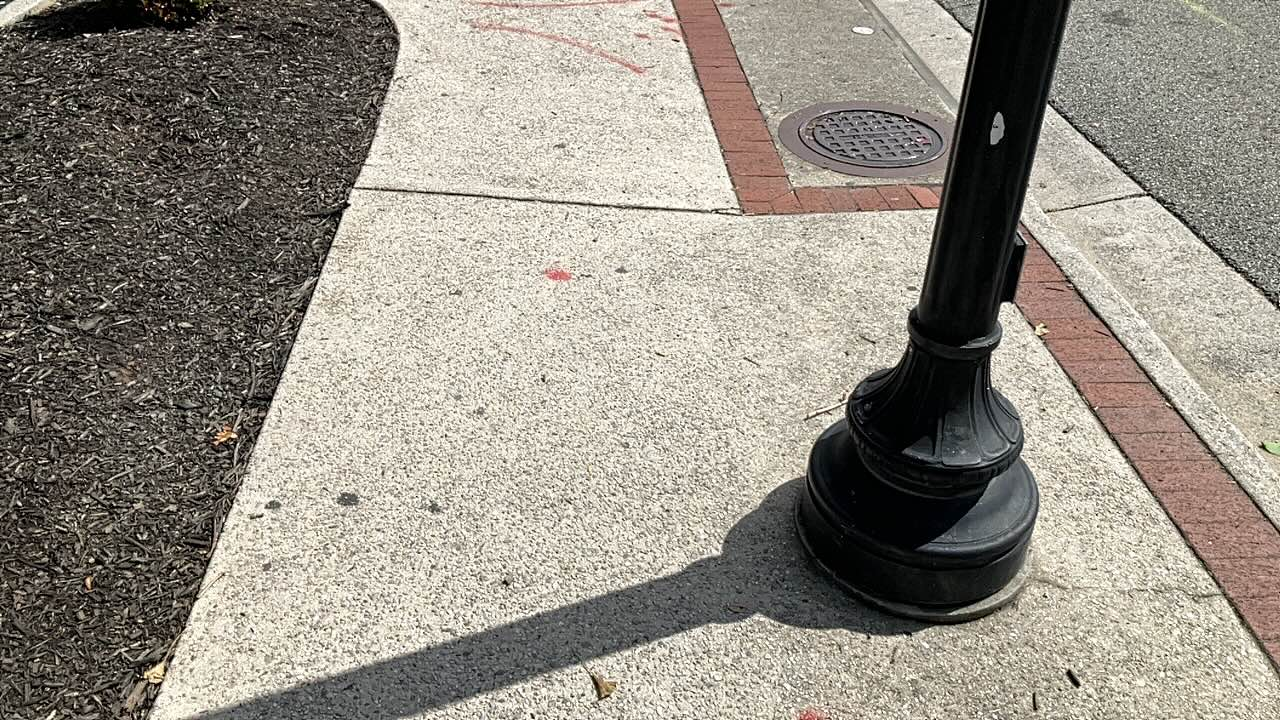
#> input picture Final Submission Folder/Pinhole_Object_Detection_Pipeline/INPUT/1758997651495.jpg, 1280 x 720 px
$ python object_detect_orthophoto.py
#> lines starting #> are read from the running program, lines starting #| are printed output that depends on the picture
#!/usr/bin/env python3

import os
import math
import numpy as np
import cv2
import piexif # for parsing EXIF metadata
import subprocess
import sys
import pandas as pd  # For reading the detection results CSV

# Function to call the external object detection script
def run_detection(image_path, labels_file, output_path, output_csv):
    command = [
        "python", "open_vocab_detect_v2.py",
        "--image", image_path,
        "--labels", labels_file,
        "--out", output_path,
        "--csv", output_csv,
        "--score", "0.3",  # Optional threshold
        "--nms", "0.5",  # Optional NMS threshold
    ]

    try:
        print(f"Running detection on {image_path}...")
        subprocess.run(command, check=True)  # Run the detection script
        print(f"Detection complete. Output saved to {output_path} and detections saved to {output_csv}")
    except subprocess.CalledProcessError as e:
        print(f"Error running detection on {image_path}: {e}", file=sys.stderr)

# Read labels from labels.txt
def read_labels(labels_file):
    with open(labels_file, 'r') as f:
        labels = [line.strip() for line in f.readlines()]
    return labels

# Function to read detections from CSV
def read_detections_from_csv(csv_file):
    detections = pd.read_csv(csv_file)
    boxes = detections[['x1', 'y1', 'x2', 'y2']].values  # Extract bounding box coordinates
    labels = detections['label'].values  # Extract label for each object
    scores = detections['score'].values  # Extract detection score
    return boxes, labels, scores

#Tiernans Camera Parameters
def set_camera_parameters():
    # camera extrinsics
    cam_height = 5 * 0.3048 # camera height in meters (5 feet)

    # pitch is rotation about the x axis that maps world->camera.
    pitch_deg = math.radians(-50.0)  # -70 => 70 up from horizontal = 20 downfrom vertical

    t = np.array([0.0, 0.0, float(cam_height)], dtype=float).T # camera center in world coords
    R = np.array([[1, 0, 0],
                [0, math.cos(pitch_deg), -math.sin(pitch_deg)],
                [0, math.sin(pitch_deg), math.cos(pitch_deg)]], dtype=float) # rotation about x axis

    '''
    Use -70 because R is from world to camera coords, so negative pitch tilts camera 'up' relative to ground plane
    '''

    T = -R @ t # translation vector from world to camera coords

    # camera intrinsics

    '''
    K = [[1030.21,    0.0, 640.0],
        [   0.0, 1030.21, 360.0],
        [   0.0,    0.0,   1.0]]
    '''

    focal_length = 1030.21 # focal length in pixels
    sensor_width = 3.99 # sensor width in mm

    cx = 1280 / 2.0
    cy = 720 / 2.0
    K = np.array([[focal_length, 0, cx],
                [0, focal_length, cy],
                [0,   0,  1]], dtype=float)
    Kinv = np.linalg.inv(K)
    return K, Kinv, R, t

#Ryans camera parameters adjusted to match converted image dimensions.
# def set_camera_parameters():
#     # camera extrinsics
#     cam_height = 57.5 * 0.0254 # camera height in meters (57.5 inches)
#     cam_height = 5 * 0.3048 # camera height in meters (5 feet)

#     # pitch is rotation about the x axis that maps world->camera.
#     pitch_deg = math.radians(-71.75)  # -70 => 70 up from horizontal = 20 downfrom vertical

#     t = np.array([0.0, 0.0, float(cam_height)], dtype=float).T # camera center in world coords
#     R = np.array([[1, 0, 0],
#                 [0, math.cos(pitch_deg), -math.sin(pitch_deg)],
#                 [0, math.sin(pitch_deg), math.cos(pitch_deg)]], dtype=float) # rotation about x axis

#     '''
#     Use -70 because R is from world to camera coords, so negative pitch tilts camera 'up' relative to ground plane
#     '''

#     T = -R @ t # translation vector from world to camera coords

#     # camera intrinsics

#     '''
#     K = [[1030.21,    0.0, 640.0],
#         [   0.0, 1030.21, 360.0],
#         [   0.0,    0.0,   1.0]]
#     '''

#     focal_length = 3112.5 # focal length in pixels
#     sensor_width = 3.99 # sensor width in mm

#     cx = 4032 / 2.0
#     cy = 3024 / 2.0
#     K = np.array([[focal_length, 0, cx],
#                 [0, focal_length, cy],
#                 [0,   0,  1]], dtype=float)
#     Kinv = np.linalg.inv(K)
#     return K, Kinv, R, t

def back_project(img, Kinv, R, t):
    # BACKPROJECTION map to ground plane

    h_img, w_img, _ = img.shape


    # Get a sample of all pixel coordinates
    num_px = int(h_img)*int(w_img)

    max_points = 100000
    max_step = num_px / float(max_points)
    max_step = math.sqrt(max_step) # account for 2D grid - 2 dimensions
    step = max(1, int(math.ceil(max_step))) # use ceiling and int to get integer step

    x_coords = np.arange(0, w_img, step, dtype=np.float64) # sampled column indices of original image
    y_coords = np.arange(0, h_img, step, dtype=np.float64) # sampled row indices of original image
    xs, ys = np.meshgrid(x_coords, y_coords, indexing='xy') # grid of sampled pixel coordinates

    # use ravel to ensure 1D arrays
    xs = xs.ravel()
    ys = ys.ravel()

    ones = np.ones_like(xs)
    pix_H = np.stack([xs, ys, ones], axis=0) # homogeneous pixel coords for mapping

    d_c = Kinv @ pix_H # direction in camera coords
    d_w = R.T @ d_c # direction in world coords

    # get scale s for interesection with ground plane
    d_wz = d_w[2, :] # z component of direction in world coords

    # ensure dz is not a zero vector
    d_wz_nonzero = np.where(d_wz == 0, 1e-10, d_wz)

    s = -t[2] / d_wz_nonzero # scale necessary to intersect ground plane (z=0)

    # only keep points where s > 0 (in front of camera)
    s = np.where(s > 0, s, 0)

    # ground points in world coords X_w(s) = C + s * d_w
    X = t[0] + s * d_w[0, :]
    Y = t[1] + s * d_w[1, :]
    Z = t[2] + s * d_w[2, :] # should be all zeros in ground plane

    pts_ground = np.stack([X, Y, Z], axis=1) # Nx3 array of ground points
    return X, Y, Z, xs, ys

def pixel_to_world_ground(x_pix, y_pix, K, Kinv, R, t, debug=False):
    """Convert a pixel coordinate to world ground plane (Z=0) coordinates."""
    pix_H = np.array([x_pix, y_pix, 1.0])
    d_c = Kinv @ pix_H
    d_w = R.T @ d_c


    # Intersection with ground plane
    if abs(d_w[2]) < 1e-10:
        print(f"      FAIL: d_w[2] too close to zero (ray parallel to ground)")
        return None, None

    s = t[2] / d_w[2]

    if s <= 0:
        print(f"      FAIL: s={s:.3f} <= 0 (ray pointing behind camera)")
        print(f"      This shouldn't happen since d_w[2] > 0 and t[2] > 0")
        print(f"      CHECK: Is t[2] actually the camera height?")
        return None, None

    X_world = t[0] + s * d_w[0]
    Y_world = t[1] + s * d_w[1]

    return X_world, Y_world

def world_to_ortho_pixel(X_world, Y_world, xmin, ymin, ortho_scale, ymax=None):
    """Convert world ground coordinates to orthophoto pixel coordinates."""
    ortho_x = (X_world - xmin) / ortho_scale

    # If ymax is provided, flip Y axis so larger Y_world appears at top of image
    if ymax is not None:
        ortho_y = (ymax - Y_world) / ortho_scale
    else:
        ortho_y = (Y_world - ymin) / ortho_scale

    return ortho_x, ortho_y

def create_orthophoto_with_detections(img, K, Kinv, R, t, boxes, labels, scores, output_image, X, Y, Z, xs, ys):
    # Create ORTHOPHOTO image via homography
    h_img, w_img, _ = img.shape
    img_rgb = cv2.cvtColor(img, cv2.COLOR_BGR2RGB) # convert to RGB
    # H = K [R | T] t
    print("Creating homography")
    # construct homography from ground plane (Z=0): H = K [r1 r2 t]
    H = K @ np.hstack([R[:, 0].reshape(3, 1), R[:, 1].reshape(3, 1), t.reshape(3,1)])  # 3x3, columns are 1 and 2 of R, and t


    # create output orthophoto image grid
    ortho_scale = 0.005 # 5 millimeters per pixel
    ortho_width = int(w_img)
    ortho_height = int(h_img)
    ortho_img = np.zeros((ortho_height, ortho_width, 3), dtype=np.uint8)


    # the orthophoto grid MUST cover an area big enough to include the ground points
    # compute ground-plane size by backprojecting the image corners to the ground
    corners_pix = np.array([[0.0, 0.0, 1.0],
                            [w_img - 1.0, 0.0, 1.0],
                            [w_img - 1.0, h_img - 1.0, 1.0],
                            [0.0, h_img - 1.0, 1.0]]).T  # 3x4

    d_c_corners = Kinv @ corners_pix                    # camera directions
    d_w_corners = R.T @ d_c_corners                      # world directions
    d_wz_c = d_w_corners[2, :]
    d_wz_c_safe = np.where(np.abs(d_wz_c) < 1e-9, 1e-9, d_wz_c) # avoid div by zero
    s_c = -t[2] / d_wz_c_safe
    s_c = np.where(s_c > 0, s_c, 0.0) # only keep positive scales, in front of camera

    Xc = t[0] + s_c * d_w_corners[0, :]
    Yc = t[1] + s_c * d_w_corners[1, :]

    xmin, xmax = float(np.min(Xc)), float(np.max(Xc)) # ground corners
    ymin, ymax = float(np.min(Yc)), float(np.max(Yc))

    # add asymmetric padding: give much more room at the top and extra on the sides to fit whole image (could be optimized)
    padding = 2.5
    xmin -= padding
    xmax += padding
    ymin -= padding
    ymax += padding

    # compute orthophoto pixel dimensions from world extents
    ortho_width = max(1, int(np.ceil((xmax - xmin) / ortho_scale))) # at least 1 pixel wide.
    ortho_height = max(1, int(np.ceil((ymax - ymin) / ortho_scale)))

    # create world grid (X_world, Y_world) matching orthophoto pixels
    xs = np.arange(ortho_width, dtype=np.float64)
    ys = np.arange(ortho_height, dtype=np.float64)
    Xg, Yg = np.meshgrid(xs, ys, indexing='xy')   # orthophoto grid (cols, rows)

    X_world = xmin + (Xg.ravel() * ortho_scale)
    Y_world = ymin + (Yg.ravel() * ortho_scale)
    ones_world = np.ones_like(X_world)
    # create 3xN homogeneous world points (X, Y, 1) so H can multiply them
    world_pts = np.stack([X_world, Y_world, ones_world], axis=0)  # 3xN homogeneous coords

    # project using H (3x4)
    projection = H @ world_pts

    # copilot help for these lines, preparing for image creation via cv2.remap:

    # normalize homogeneous coordinates
    w = projection[2, :]
    w_nonzero = np.where(w == 0, 1e-10, w) # avoid div by zero
    proj = projection / w_nonzero

    # map to original image pixel coordinates and reshape to orthophoto grid
    xs_proj = proj[0, :].reshape(ortho_height, ortho_width).astype(np.float32) # get x (column) coordinates
    ys_proj = proj[1, :].reshape(ortho_height, ortho_width).astype(np.float32)

    # create a 2-channel map (HxWx2) for cv2.remap
    map_proj = np.stack([xs_proj, ys_proj], axis=-1).astype(np.float32)

    # create orthophoto image via remapping with cv2.remap (provide 2-channel map and map2=None)
    orthophoto = cv2.remap(img_rgb, map_proj, None, interpolation=cv2.INTER_LINEAR, borderMode=cv2.BORDER_CONSTANT, borderValue=(0,0,0))
    # details from https://docs.opencv.org/4.x/da/d54/group__imgproc__transform.html#ga6f6f4f5f1a4f5aa3f6b2c5f1e3c8b8e1


    #Process detected boxes to map to orthophoto coordinates
    detection_results = {}
    # Overlay detections onto orthophoto
    for i, (box, label, score) in enumerate(zip(boxes, labels, scores)):
        x1, y1, x2, y2 = box

        bottom_center_x = (x1 + x2) / 2.0
        bottom_y = y2

        #print(bottom_center_x, bottom_center_y)

        Xw, Yw = pixel_to_world_ground(bottom_center_x, bottom_y, K, Kinv, R, t)
        print(f"Distance of obeject {label} (score: {score:.2f}) forward: {abs(Yw):.2f} meters, {abs(Yw)*39.3701:.2f} inches")

        # Store new box coordinates
        detection_results[f"{label}_{i}"] = {
            'world_coordinates': (Xw, Yw),
            #'ortho_pixel_coordinates': (ortho_x, ortho_y)
        }


    # save orthophoto image
    # change back to BGR for saving with OpenCV
    orthophoto = cv2.cvtColor(orthophoto, cv2.COLOR_RGB2BGR)
    output_filename = "OUTPUT/output_ortho.png"
    cv2.imwrite(output_filename, orthophoto)
    print("Successful.")

    return detection_results, xmin, ymin, ymax, ortho_scale

def add_distance_to_detections_img(detection_results, bounding_box_img, boxes):
    for key in detection_results.keys():
        _, Yw = detection_results[key]['world_coordinates']
        distance_inches = abs(Yw) * 39.3701  # convert meters to inches
        # Find corresponding box to get position for text
        index = int(key.split('_')[-1])
        box = boxes[index]
        x1, y1, x2, y2 = box
        x_center = (x1 + x2) / 2.5
        y_center = (y1 + y2) / 2.0
        # Position text in the bounding box
        text_position = (int(x_center), int(y_center))
        cv2.putText(bounding_box_img, f"{distance_inches:.1f} in", text_position,
                    cv2.FONT_HERSHEY_SIMPLEX, 3, (0, 0, 255), 5)

    #save the output image with distances
    output_with_distances = "OUTPUT/detections_with_distances.png"
    cv2.imwrite(output_with_distances, bounding_box_img)


if __name__ == "__main__":
    #Set camera parameters
    K, Kinv, R, t = set_camera_parameters()

    image_file = "INPUT/1758997651495.jpg"
    output_image = "OUTPUT/orthophoto_with_detections.png"

    # Ensure output directory exists
    os.makedirs(os.path.dirname(output_image), exist_ok=True)


    # read image (defaults to BGR format)
    img = cv2.imread(image_file)
#> img is the input picture: shape (720, 1280, 3); mean B, G, R 133, 143.3, 149
    if img is None:
        print("Failed to read image:", image_file)
        exit(1)

    #Run object detection on an image
    labels_file = "labels.txt"
    output_detection_image = "OUTPUT/detection_output.png"
    output_detection_csv = "OUTPUT/detections.csv"
    run_detection(image_file, labels_file, output_detection_image, output_detection_csv)
    boxes, labels, scores = read_detections_from_csv("OUTPUT/detections.csv")
#> (reads Final Submission Folder/Pinhole_Object_Detection_Pipeline/OUTPUT/detections.csv from the repository)

    #Back project and create orthophoto from image with detections
    X, Y, Z, xs, ys = back_project(img, Kinv, R, t)
    detected_image = cv2.imread(output_detection_image)
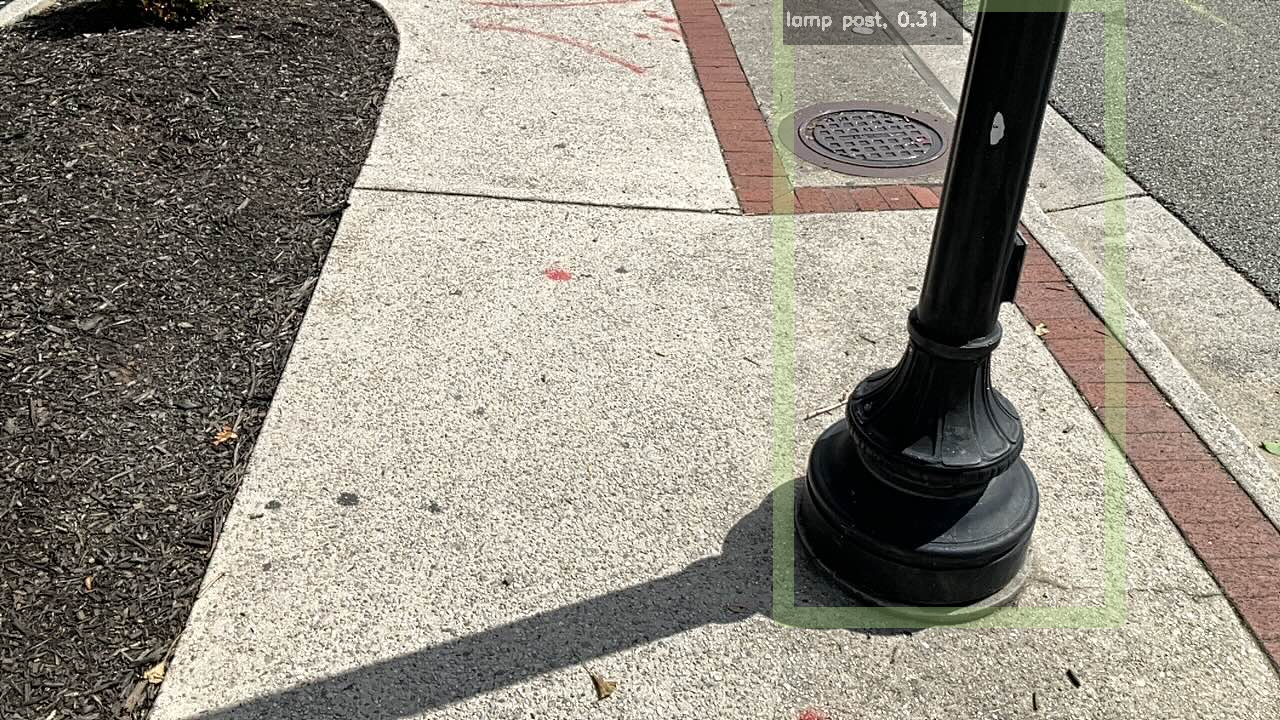
#> input picture Final Submission Folder/Pinhole_Object_Detection_Pipeline/OUTPUT/detection_output.png, 1280 x 720 px
#> detected_image is the input picture: shape (720, 1280, 3); mean B, G, R 132.6, 143.8, 148.9
    detection_results, xmin, ymin, ymax, ortho_scale = create_orthophoto_with_detections(detected_image, K, Kinv, R, t, boxes, labels, scores, output_image, X, Y, Z, xs, ys)
#> in create_orthophoto_with_detections, `orthophoto = cv2.remap(img_rgb, map_proj, None, interpolation=cv2.INTE..`:
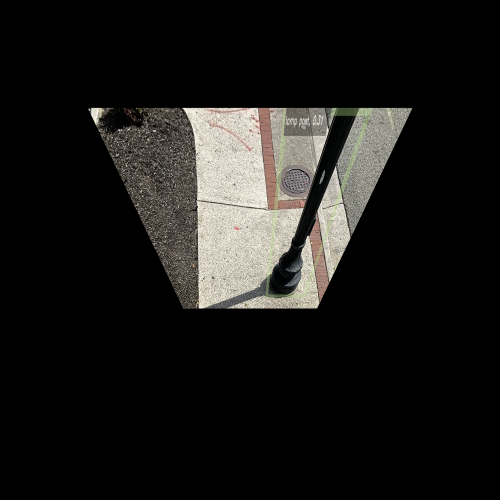
#> orthophoto: shape (1000, 1000, 3) (shown at 1/2 size); mean R, G, B 26.5, 25.5, 23.6
#> detection_results = 1 item; xmin = -2.5; ymin = -2.5; ymax = 2.5; ortho_scale = 0.005

    add_distance_to_detections_img(detection_results, detected_image, boxes)
#> the loop in add_distance_to_detections_img, `for key in detection_results.keys():` made 1 pass
#> (key, Yw, distance_inches, index, x1, y1, x2, y2) on pass 1: ('lamp post,_0', -1.11, 43.58, 0, 783, 1, 1115, 617)
